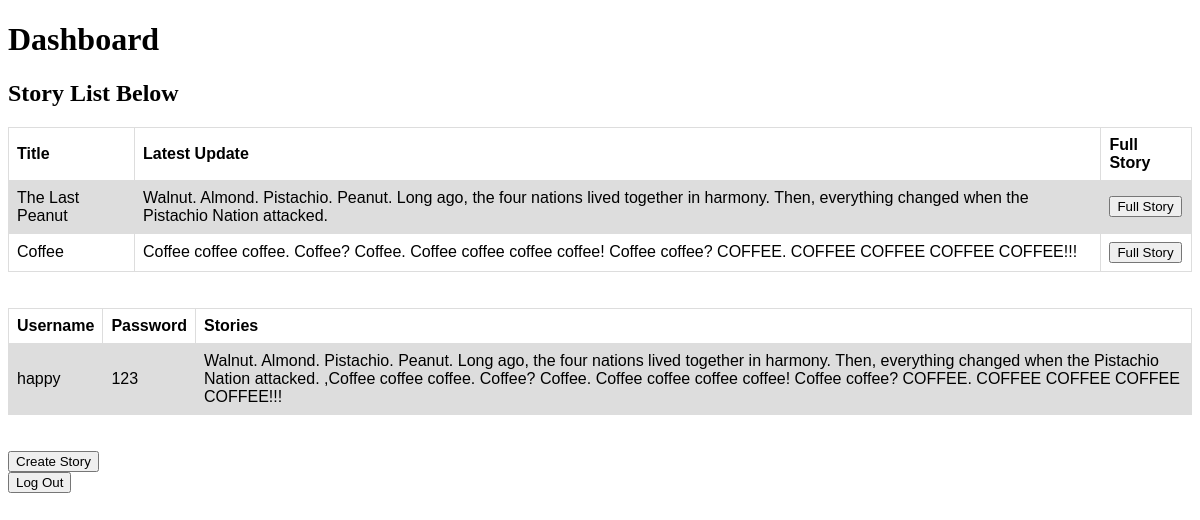
The page /dashboard (signed in) on the database as committed earlier.
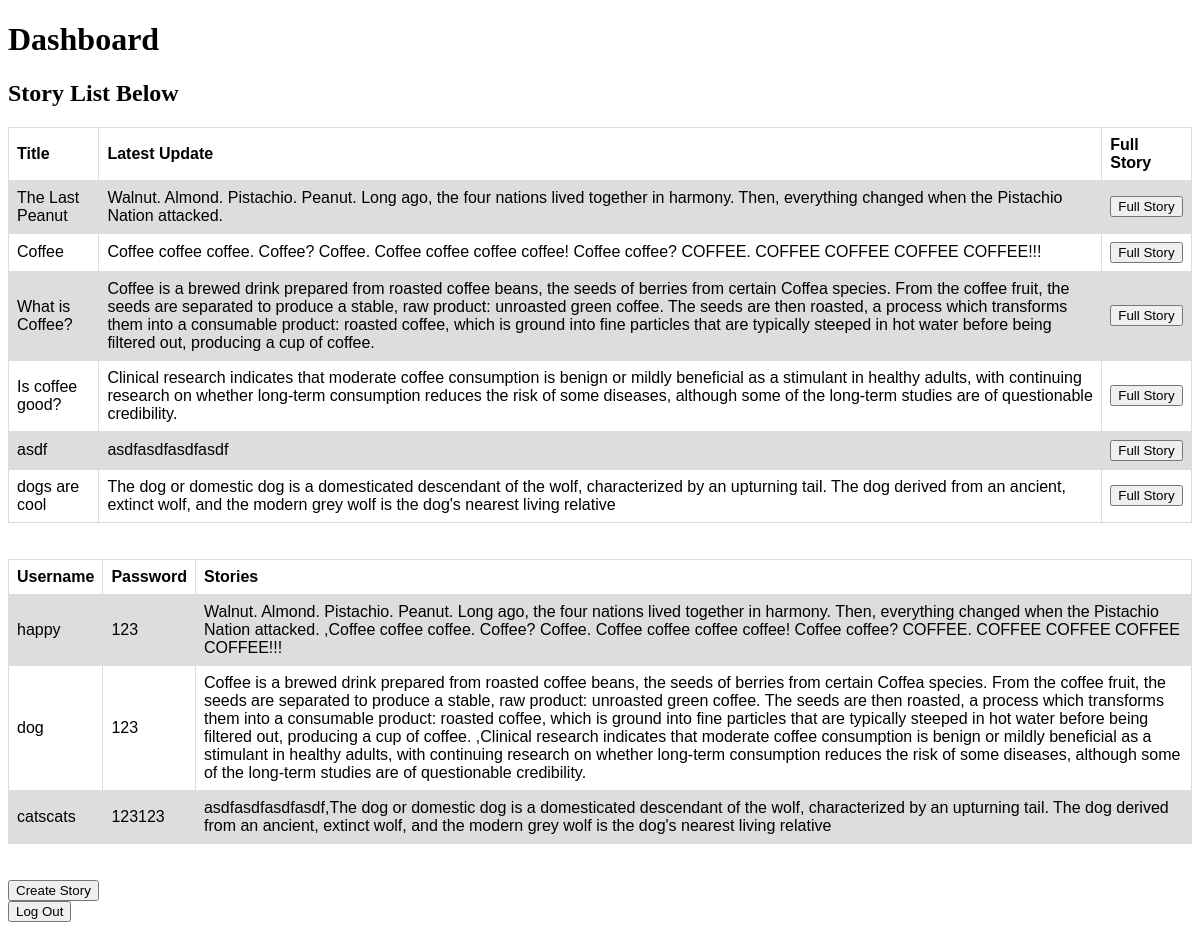
The same page on the database as committed later.
### tables this page shows
CREATE TABLE stories (name TEXT, latestUpdate TEXT, fullStory TEXT);

CREATE TABLE users (username TEXT, password TEXT, stories TEXT);

### __init__.py (the view)
@app.route("/dashboard")
def dashboard():
    if not session.get(logged_in_user):
        return render_template('main_page.html')
    c.execute("SELECT * FROM stories")
    stories_list = [line for line in c]
    c.execute("SELECT * FROM users")
    users_list = [line for line in c]
    print("\n\n\n")
    print(users_list)
    return render_template("dashboard.html",
        stories_list=stories_list, users_list=users_list)

### templates/dashboard.html (shortened to what this page needs)
<!DOCTYPE html>
<html>
  <head>
    <h1> Dashboard </h1>
  </head>
  <body>
    <h2>Story List Below</h2>
    <table style="width:100%">
      <tr>
        <th>Title</th>
        <th>Latest Update</th>
        <th>Full Story</th>
      </tr>
      {% for story_info in stories_list %}
        <tr>
          <td>{{story_info[0]}}</td>
          <td>{{story_info[1]}}</td>
          <td>
            <form action="/full_story" method="post">
              <input type="submit" value="Full Story">
            </form>
          </td>
        </tr>
      {% endfor %}
    </table>
    <br>
    <br>
    <table>
      <tr>
        <th>Username</th>
        <th>Password</th>
        <th>Stories</th>
      </tr>
      {% for user_info in users_list %}
      <tr>
        {% for col in user_info %}
          <td>{{col}}</td>
        {% endfor %}
      </tr>
      {% endfor %}
    </table>
    <br>
    <br>
    <form action="/create_story">
      <input type="submit" value="Create Story">
    </form>
    <form action="/logout" method="POST">
      <input type="submit" value="Log Out">
    </form>
  </body>
</html>

### templates/dashboard.html (style rules this page uses)
table { font-family: arial, sans-serif; border-collapse: collapse; width: 100%; }
td, th { border: 1px solid #dddddd; text-align: left; padding: 8px; }
tr:nth-child(even) { background-color: #dddddd; }

Rows that differ between the two databases and show on the page:
added stories: name "What is Coffee?", latestUpdate "Coffee is a brewed drink prepared from roasted coffee beans, the seeds of berries from certain Coffea species. From the coffee fruit, the seeds are separated to produce a stable, raw product: unroasted green coffee. The seeds are then roasted, a process which transforms them into a consumable product: roasted coffee, which is ground into fine particles that are typically steeped in hot water before being filtered out, producing a cup of coffee."
added stories: name "Is coffee good?", latestUpdate "Clinical research indicates that moderate coffee consumption is benign or mildly beneficial as a stimulant in healthy adults, with continuing research on whether long-term consumption reduces the risk of some diseases, although some of the long-term studies are of questionable credibility."
added stories: name "asdf", latestUpdate "asdfasdfasdfasdf"
added stories: name "dogs are cool", latestUpdate "The dog or domestic dog is a domesticated descendant of the wolf, characterized by an upturning tail. The dog derived from an ancient, extinct wolf, and the modern grey wolf is the dog's nearest living relative"
added users: username "dog", password "123", stories "Coffee is a brewed drink prepared from roasted coffee beans, the seeds of berries from certain Coffea species. From the coffee fruit, the seeds are separated to produce a stable, raw product: unroasted green coffee. The seeds are then roasted, a process which transforms them into a consumable product: roasted coffee, which is ground into fine particles that are typically steeped in hot water before being filtered out, producing a cup of coffee. ,Clinical research indicates that moderate coffee consumption is benign or mildly beneficial as a stimulant in healthy adults, with continuing research on whether long-term consumption reduces the risk of some diseases, although some of the long-term…"
added users: username "catscats", password "123123", stories "asdfasdfasdfasdf,The dog or domestic dog is a domesticated descendant of the wolf, characterized by an upturning tail. The dog derived from an ancient, extinct wolf, and the modern grey wolf is the dog's nearest living relative"
